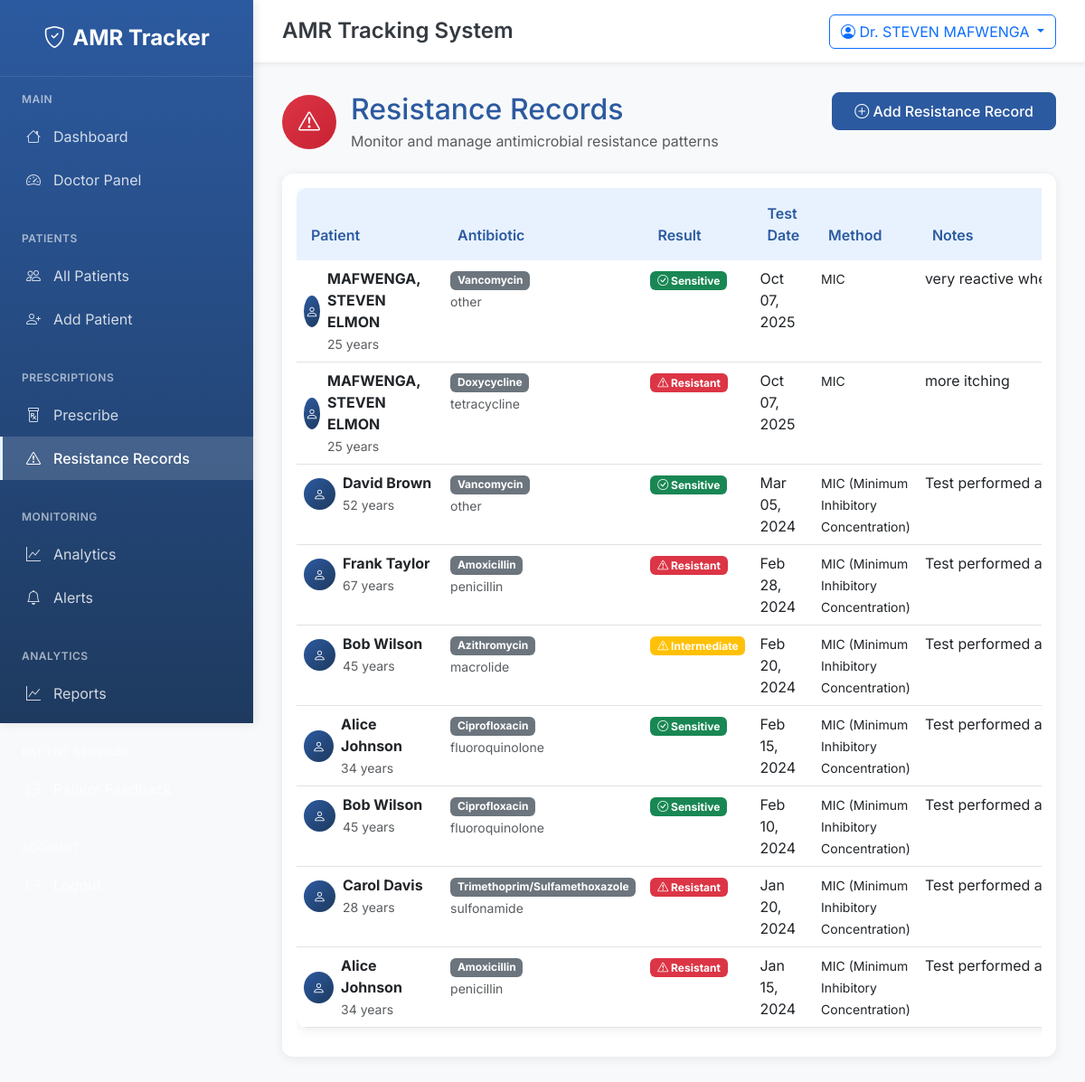
Page /resistance/ (signed in) on the earlier database version.
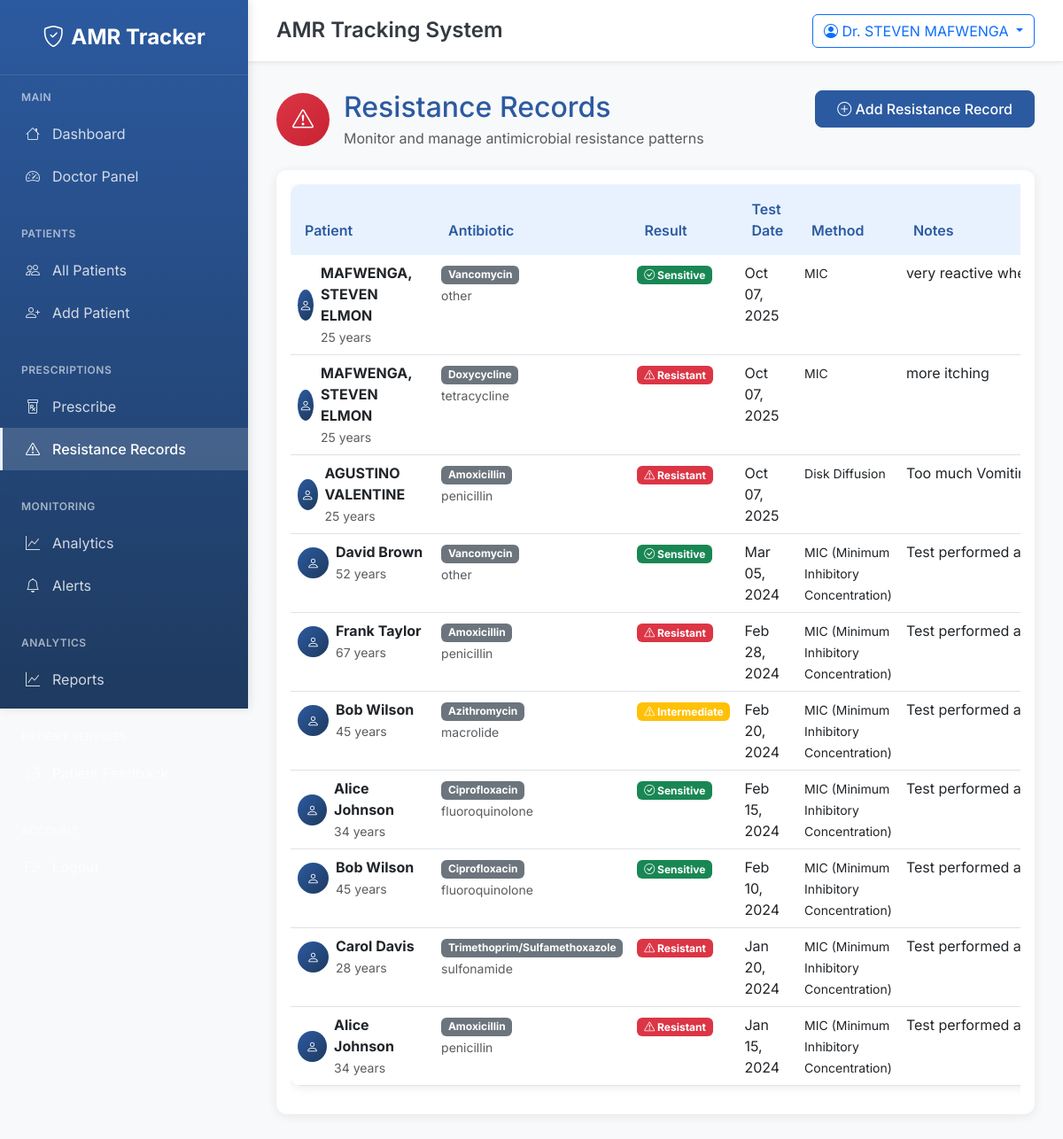
Same page on the later database version.
### amr_core/models.py (models this page shows, shortened)
class ResistanceRecord(models.Model):
    RESISTANCE_CHOICES = [
        ('resistant', 'Resistant'),
        ('sensitive', 'Sensitive'),
        ('intermediate', 'Intermediate'),
    ]
    patient = models.ForeignKey(Patient, on_delete=models.CASCADE)
    antibiotic = models.ForeignKey(Antibiotic, on_delete=models.CASCADE)
    result = models.CharField(max_length=20, choices=RESISTANCE_CHOICES)
    test_date = models.DateField()
    test_method = models.CharField(max_length=100, blank=True, null=True)
    notes = models.TextField(blank=True, null=True)
    created_at = models.DateTimeField(auto_now_add=True)
    class Meta:
        unique_together = ['patient', 'antibiotic']
        ordering = ['-test_date']

class Patient(models.Model):
    GENDER_CHOICES = [
        ('M', 'Male'),
        ('F', 'Female'),
        ('O', 'Other'),
    ]
    name = models.CharField(max_length=100)
    age = models.PositiveIntegerField(validators=[MinValueValidator(0), MaxValueValidator(150)])
    gender = models.CharField(max_length=1, choices=GENDER_CHOICES)
    phone = models.CharField(max_length=15, blank=True, null=True)
    email = models.EmailField(blank=True, null=True)
    medical_history = models.TextField(blank=True, null=True, help_text="JSON format or free text")
    allergies = models.TextField(blank=True, null=True)
    created_at = models.DateTimeField(auto_now_add=True)
    updated_at = models.DateTimeField(auto_now=True)
    class Meta:
        ordering = ['-created_at']

class Antibiotic(models.Model):
    ANTIBIOTIC_CLASSES = [
        ('penicillin', 'Penicillin'),
        ('cephalosporin', 'Cephalosporin'),
        ('fluoroquinolone', 'Fluoroquinolone'),
        ('macrolide', 'Macrolide'),
        ('tetracycline', 'Tetracycline'),
        ('aminoglycoside', 'Aminoglycoside'),
        ('sulfonamide', 'Sulfonamide'),
        ('carbapenem', 'Carbapenem'),
        ('other', 'Other'),
    ]
    name = models.CharField(max_length=100, unique=True)
    bacteria_targeted = models.CharField(max_length=200, help_text="Comma-separated list of targeted bacteria")
    class_type = models.CharField(max_length=50, choices=ANTIBIOTIC_CLASSES)
    description = models.TextField(blank=True, null=True)
    dosage_info = models.TextField(blank=True, null=True, help_text="Standard dosage information")
    contraindications = models.TextField(blank=True, null=True)
    created_at = models.DateTimeField(auto_now_add=True)
    class Meta:
        ordering = ['name']

### amr_core/views.py (the view)
# urls.py: path('resistance/', views.resistance_records, name='resistance_records'),
@login_required
def resistance_records(request):
    records = ResistanceRecord.objects.select_related('patient', 'antibiotic').order_by('-test_date')
    paginator = Paginator(records, 20)
    page_number = request.GET.get('page')
    page_obj = paginator.get_page(page_number)
    context = {
        'page_obj': page_obj,
    }
    return render(request, 'amr_core/resistance_records.html', context)

### amr_core/templates/amr_core/resistance_records.html (shortened to what the changed rows need)
{% extends 'amr_core/base.html' %}
{% block content %}
<div class="row mb-4">
    <div class="col-lg-8">
        <div class="d-flex align-items-center">
            <div>
                <h1 class="h2 mb-1 text-hospital-primary">Resistance Records</h1>
            </div>
        </div>
    </div>
</div>
<div class="card">
    <div class="card-body">
        {% if page_obj %}
            <div class="table-responsive">
                <table class="table table-hospital">
                    <thead>
                        <tr>
                            <th>Patient</th>
                            <th>Antibiotic</th>
                            <th>Result</th>
                            <th>Test Date</th>
                            <th>Method</th>
                            <th>Notes</th>
                        </tr>
                    </thead>
                    <tbody>
                        {% for record in page_obj %}
                        <tr>
                            <td>
                                <div class="d-flex align-items-center">
                                    <div class="bg-hospital-primary rounded-circle d-flex align-items-center justify-content-center me-2" style="width: 35px; height: 35px;">
                                        <i class="bi bi-person text-white small"></i>
                                    </div>
                                    <div>
                                        <strong>{{ record.patient.name }}</strong>
                                        <br><small class="text-muted">{{ record.patient.age }} years</small>
                                    </div>
                                </div>
                            </td>
                            <td>
                                <span class="badge bg-secondary">{{ record.antibiotic.name }}</span>
                                <br><small class="text-muted">{{ record.antibiotic.class_type }}</small>
                            </td>
                            <td>
                                {% if record.result == 'resistant' %}
                                    <span class="badge bg-danger">
                                        <i class="bi bi-exclamation-triangle"></i> Resistant
                                    </span>
                                {% elif record.result == 'sensitive' %}
                                    <span class="badge bg-success">
                                        <i class="bi bi-check-circle"></i> Sensitive
                                    </span>
                                {% else %}
                                    <span class="badge bg-warning">
                                        <i class="bi bi-exclamation-triangle"></i> Intermediate
                                    </span>
                                {% endif %}
                            </td>
                            <td>{{ record.test_date|date:"M d, Y" }}</td>
                            <td>
                                <span class="small">{{ record.test_method|default:"Not specified" }}</span>
                            </td>
                            <td>
                                {% if record.notes %}
                                    <span class="text-truncate d-inline-block" style="max-width: 200px;" title="{{ record.notes }}">
                                        {{ record.notes }}
                                    </span>
                                {% else %}
                                    <span class="text-muted">-</span>
                                {% endif %}
                            </td>
                        </tr>
                        {% endfor %}
                    </tbody>
                </table>
            </div>
        {% endif %}
    </div>
</div>
{% endblock %}

Differences in the rows shown:
added ResistanceRecord: patient.name "AGUSTINO VALENTINE", patient.age "25", antibiotic.name "Amoxicillin", antibiotic.class_type "penicillin", result "resistant" (drawn), test_date "Oct 07, 2025", test_method "Disk Diffusion", notes "Too much…"
